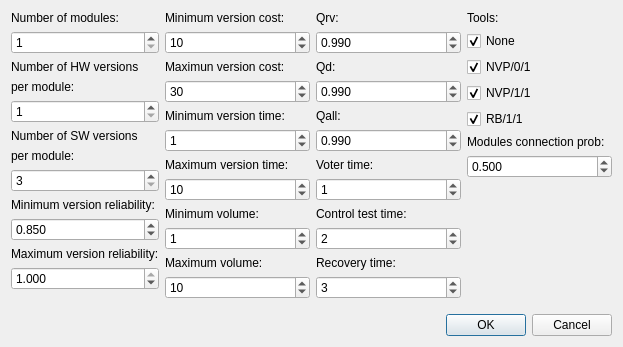
<?xml version="1.0" encoding="UTF-8"?>
<ui version="4.0">
 <class>ConfigDialog</class>
 <widget class="QDialog" name="ConfigDialog">
  <property name="geometry">
   <rect>
    <x>0</x>
    <y>0</y>
    <width>623</width>
    <height>347</height>
   </rect>
  </property>
  <property name="windowTitle">
   <string>Dialog</string>
  </property>
  <layout class="QGridLayout" name="gridLayout">
   <item row="0" column="0">
    <layout class="QVBoxLayout" name="verticalLayout_12">
     <item>
      <layout class="QHBoxLayout" name="horizontalLayout">
       <item>
        <layout class="QVBoxLayout" name="verticalLayout_11">
         <item>
          <layout class="QVBoxLayout" name="verticalLayout_2">
           <item>
            <widget class="QLabel" name="label">
             <property name="text">
              <string>Number of modules:</string>
             </property>
            </widget>
           </item>
           <item>
            <widget class="QSpinBox" name="modnum">
             <property name="minimum">
              <number>1</number>
             </property>
             <property name="maximum">
              <number>100</number>
             </property>
            </widget>
           </item>
          </layout>
         </item>
         <item>
          <layout class="QVBoxLayout" name="verticalLayout">
           <item>
            <widget class="QLabel" name="label_4">
             <property name="text">
              <string>Number of HW versions</string>
             </property>
            </widget>
           </item>
           <item>
            <widget class="QLabel" name="label_5">
             <property name="text">
              <string>per module:</string>
             </property>
            </widget>
           </item>
           <item>
            <widget class="QSpinBox" name="hwnum">
             <property name="minimum">
              <number>1</number>
             </property>
             <property name="maximum">
              <number>100</number>
             </property>
            </widget>
           </item>
          </layout>
         </item>
         <item>
          <layout class="QVBoxLayout" name="verticalLayout_5">
           <item>
            <widget class="QLabel" name="label_6">
             <property name="text">
              <string>Number of SW versions</string>
             </property>
            </widget>
           </item>
           <item>
            <widget class="QLabel" name="label_7">
             <property name="text">
              <string>per module:</string>
             </property>
            </widget>
           </item>
           <item>
            <widget class="QSpinBox" name="swnum">
             <property name="minimum">
              <number>3</number>
             </property>
             <property name="maximum">
              <number>100</number>
             </property>
            </widget>
           </item>
          </layout>
         </item>
         <item>
          <layout class="QVBoxLayout" name="verticalLayout_3">
           <item>
            <widget class="QLabel" name="label_2">
             <property name="text">
              <string>Minimum version reliability:</string>
             </property>
            </widget>
           </item>
           <item>
            <widget class="QDoubleSpinBox" name="minrel">
             <property name="decimals">
              <number>3</number>
             </property>
             <property name="maximum">
              <double>1.000000000000000</double>
             </property>
             <property name="singleStep">
              <double>0.001000000000000</double>
             </property>
             <property name="value">
              <double>0.850000000000000</double>
             </property>
            </widget>
           </item>
          </layout>
         </item>
         <item>
          <layout class="QVBoxLayout" name="verticalLayout_4">
           <item>
            <widget class="QLabel" name="label_3">
             <property name="text">
              <string>Maximum version reliability:</string>
             </property>
            </widget>
           </item>
           <item>
            <widget class="QDoubleSpinBox" name="maxrel">
             <property name="decimals">
              <number>3</number>
             </property>
             <property name="maximum">
              <double>1.000000000000000</double>
             </property>
             <property name="singleStep">
              <double>0.001000000000000</double>
             </property>
             <property name="value">
              <double>1.000000000000000</double>
             </property>
            </widget>
           </item>
           <item>
            <spacer name="verticalSpacer_3">
             <property name="orientation">
              <enum>Qt::Vertical</enum>
             </property>
             <property name="sizeHint" stdset="0">
              <size>
               <width>20</width>
               <height>40</height>
              </size>
             </property>
            </spacer>
           </item>
          </layout>
         </item>
        </layout>
       </item>
       <item>
        <layout class="QVBoxLayout" name="verticalLayout_14">
         <item>
          <layout class="QVBoxLayout" name="verticalLayout_6">
           <item>
            <widget class="QLabel" name="label_8">
             <property name="text">
              <string>Minimum version cost:</string>
             </property>
            </widget>
           </item>
           <item>
            <widget class="QSpinBox" name="mincost">
             <property name="maximum">
              <number>999</number>
             </property>
             <property name="value">
              <number>10</number>
             </property>
            </widget>
           </item>
          </layout>
         </item>
         <item>
          <layout class="QVBoxLayout" name="verticalLayout_7">
           <item>
            <widget class="QLabel" name="label_9">
             <property name="text">
              <string>Maximun version cost:</string>
             </property>
            </widget>
           </item>
           <item>
            <widget class="QSpinBox" name="maxcost">
             <property name="maximum">
              <number>999</number>
             </property>
             <property name="value">
              <number>30</number>
             </property>
            </widget>
           </item>
          </layout>
         </item>
         <item>
          <layout class="QVBoxLayout" name="verticalLayout_8">
           <item>
            <widget class="QLabel" name="label_10">
             <property name="text">
              <string>Minimum version time:</string>
             </property>
            </widget>
           </item>
           <item>
            <widget class="QSpinBox" name="mintime">
             <property name="maximum">
              <number>999</number>
             </property>
             <property name="value">
              <number>1</number>
             </property>
            </widget>
           </item>
          </layout>
         </item>
         <item>
          <layout class="QVBoxLayout" name="verticalLayout_9">
           <item>
            <widget class="QLabel" name="label_11">
             <property name="text">
              <string>Maximum version time:</string>
             </property>
            </widget>
           </item>
           <item>
            <widget class="QSpinBox" name="maxtime">
             <property name="maximum">
              <number>999</number>
             </property>
             <property name="value">
              <number>10</number>
             </property>
            </widget>
           </item>
          </layout>
         </item>
         <item>
          <widget class="QLabel" name="label_19">
           <property name="text">
            <string>Minimum volume:</string>
           </property>
          </widget>
         </item>
         <item>
          <layout class="QVBoxLayout" name="verticalLayout_22">
           <item>
            <widget class="QSpinBox" name="minvol">
             <property name="maximum">
              <number>999</number>
             </property>
             <property name="value">
              <number>1</number>
             </property>
            </widget>
           </item>
          </layout>
         </item>
         <item>
          <widget class="QLabel" name="label_20">
           <property name="text">
            <string>Maximum volume:</string>
           </property>
          </widget>
         </item>
         <item>
          <layout class="QVBoxLayout" name="verticalLayout_13"/>
         </item>
         <item>
          <widget class="QSpinBox" name="maxvol">
           <property name="maximum">
            <number>999</number>
           </property>
           <property name="value">
            <number>10</number>
           </property>
          </widget>
         </item>
         <item>
          <spacer name="verticalSpacer_2">
           <property name="orientation">
            <enum>Qt::Vertical</enum>
           </property>
           <property name="sizeHint" stdset="0">
            <size>
             <width>20</width>
             <height>40</height>
            </size>
           </property>
          </spacer>
         </item>
        </layout>
       </item>
       <item>
        <layout class="QVBoxLayout" name="verticalLayout_18">
         <item>
          <layout class="QVBoxLayout" name="verticalLayout_15">
           <item>
            <widget class="QLabel" name="label_13">
             <property name="text">
              <string>Qrv:</string>
             </property>
            </widget>
           </item>
           <item>
            <widget class="QDoubleSpinBox" name="qrv">
             <property name="decimals">
              <number>3</number>
             </property>
             <property name="maximum">
              <double>1.000000000000000</double>
             </property>
             <property name="singleStep">
              <double>0.001000000000000</double>
             </property>
             <property name="value">
              <double>0.990000000000000</double>
             </property>
            </widget>
           </item>
          </layout>
         </item>
         <item>
          <layout class="QVBoxLayout" name="verticalLayout_16">
           <item>
            <widget class="QLabel" name="label_14">
             <property name="text">
              <string>Qd:</string>
             </property>
            </widget>
           </item>
           <item>
            <widget class="QDoubleSpinBox" name="qd">
             <property name="decimals">
              <number>3</number>
             </property>
             <property name="maximum">
              <double>1.000000000000000</double>
             </property>
             <property name="singleStep">
              <double>0.001000000000000</double>
             </property>
             <property name="value">
              <double>0.990000000000000</double>
             </property>
            </widget>
           </item>
          </layout>
         </item>
         <item>
          <layout class="QVBoxLayout" name="verticalLayout_17">
           <item>
            <widget class="QLabel" name="label_15">
             <property name="text">
              <string>Qall:</string>
             </property>
            </widget>
           </item>
           <item>
            <widget class="QDoubleSpinBox" name="qall">
             <property name="decimals">
              <number>3</number>
             </property>
             <property name="maximum">
              <double>1.000000000000000</double>
             </property>
             <property name="singleStep">
              <double>0.001000000000000</double>
             </property>
             <property name="value">
              <double>0.990000000000000</double>
             </property>
            </widget>
           </item>
           <item>
            <layout class="QVBoxLayout" name="verticalLayout_19">
             <item>
              <widget class="QLabel" name="label_16">
               <property name="text">
                <string>Voter time:</string>
               </property>
              </widget>
             </item>
             <item>
              <widget class="QSpinBox" name="tvote">
               <property name="value">
                <number>1</number>
               </property>
              </widget>
             </item>
             <item>
              <layout class="QVBoxLayout" name="verticalLayout_20">
               <item>
                <widget class="QLabel" name="label_17">
                 <property name="text">
                  <string>Control test time:</string>
                 </property>
                </widget>
               </item>
               <item>
                <widget class="QSpinBox" name="ttest">
                 <property name="value">
                  <number>2</number>
                 </property>
                </widget>
               </item>
              </layout>
             </item>
            </layout>
           </item>
           <item>
            <layout class="QVBoxLayout" name="verticalLayout_21">
             <item>
              <widget class="QLabel" name="label_18">
               <property name="text">
                <string>Recovery time:</string>
               </property>
              </widget>
             </item>
             <item>
              <widget class="QSpinBox" name="trecov">
               <property name="value">
                <number>3</number>
               </property>
              </widget>
             </item>
             <item>
              <spacer name="verticalSpacer">
               <property name="orientation">
                <enum>Qt::Vertical</enum>
               </property>
               <property name="sizeHint" stdset="0">
                <size>
                 <width>20</width>
                 <height>40</height>
                </size>
               </property>
              </spacer>
             </item>
            </layout>
           </item>
          </layout>
         </item>
        </layout>
       </item>
       <item>
        <layout class="QVBoxLayout" name="verticalLayout_10">
         <item>
          <widget class="QLabel" name="label_12">
           <property name="text">
            <string>Tools:</string>
           </property>
          </widget>
         </item>
         <item>
          <widget class="QCheckBox" name="none">
           <property name="text">
            <string>None</string>
           </property>
           <property name="checked">
            <bool>true</bool>
           </property>
          </widget>
         </item>
         <item>
          <widget class="QCheckBox" name="nvp01">
           <property name="text">
            <string>NVP/0/1</string>
           </property>
           <property name="checked">
            <bool>true</bool>
           </property>
          </widget>
         </item>
         <item>
          <widget class="QCheckBox" name="nvp11">
           <property name="text">
            <string>NVP/1/1</string>
           </property>
           <property name="checked">
            <bool>true</bool>
           </property>
          </widget>
         </item>
         <item>
          <widget class="QCheckBox" name="rb11">
           <property name="text">
            <string>RB/1/1</string>
           </property>
           <property name="checked">
            <bool>true</bool>
           </property>
          </widget>
         </item>
         <item>
          <widget class="QLabel" name="label_21">
           <property name="text">
            <string>Modules connection prob:</string>
           </property>
          </widget>
         </item>
         <item>
          <widget class="QDoubleSpinBox" name="linkprob">
           <property name="decimals">
            <number>3</number>
           </property>
           <property name="maximum">
            <double>1.000000000000000</double>
           </property>
           <property name="singleStep">
            <double>0.100000000000000</double>
           </property>
           <property name="value">
            <double>0.500000000000000</double>
           </property>
          </widget>
         </item>
         <item>
          <spacer name="verticalSpacer_4">
           <property name="orientation">
            <enum>Qt::Vertical</enum>
           </property>
           <property name="sizeHint" stdset="0">
            <size>
             <width>20</width>
             <height>40</height>
            </size>
           </property>
          </spacer>
         </item>
        </layout>
       </item>
      </layout>
     </item>
     <item>
      <widget class="QDialogButtonBox" name="buttonBox">
       <property name="orientation">
        <enum>Qt::Horizontal</enum>
       </property>
       <property name="standardButtons">
        <set>QDialogButtonBox::Cancel|QDialogButtonBox::Ok</set>
       </property>
      </widget>
     </item>
    </layout>
   </item>
  </layout>
 </widget>
 <resources/>
 <connections>
  <connection>
   <sender>buttonBox</sender>
   <signal>accepted()</signal>
   <receiver>ConfigDialog</receiver>
   <slot>accept()</slot>
   <hints>
    <hint type="sourcelabel">
     <x>228</x>
     <y>322</y>
    </hint>
    <hint type="destinationlabel">
     <x>157</x>
     <y>274</y>
    </hint>
   </hints>
  </connection>
  <connection>
   <sender>buttonBox</sender>
   <signal>rejected()</signal>
   <receiver>ConfigDialog</receiver>
   <slot>reject()</slot>
   <hints>
    <hint type="sourcelabel">
     <x>296</x>
     <y>328</y>
    </hint>
    <hint type="destinationlabel">
     <x>286</x>
     <y>274</y>
    </hint>
   </hints>
  </connection>
 </connections>
</ui>
